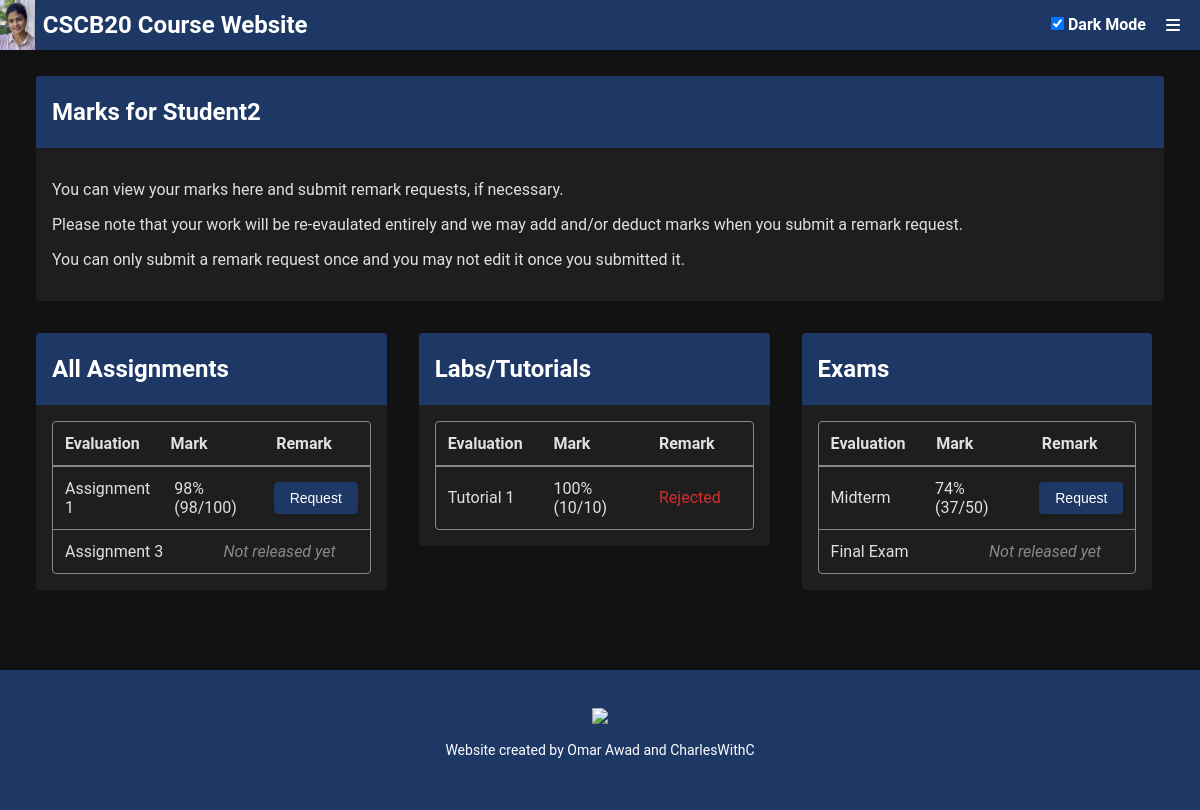
Screenshot of /grades (signed in) with the database file from the repository.
### src/app.py (models this page shows, shortened)
class Mark(db.Model):
    __tablename__ = 'marks'
    markId = db.Column(db.Integer, primary_key=True)
    userId = db.Column(db.Integer, db.ForeignKey('users.userId', ondelete='CASCADE'), nullable=False)
    markGroupId = db.Column(db.Integer, db.ForeignKey('markGroups.groupId', ondelete='CASCADE'), nullable=False)
    grade = db.Column(db.Integer, nullable=False)
    updatedAt = db.Column(db.Integer, nullable=False)
    remark_requests = db.relationship('RemarkRequest', backref='mark', lazy=True)

class MarkGroup(db.Model):
    __tablename__ = 'markGroups'
    groupId = db.Column(db.Integer, primary_key=True)
    title = db.Column(db.String(255), nullable=False)
    maxGrade = db.Column(db.Integer, nullable=False)
    createdAt = db.Column(db.Integer, nullable=False)
    releasedAt = db.Column(db.Integer, nullable=False)
    marks = db.relationship('Mark', backref='mark_group', lazy=True)
    remark_requests = db.relationship('RemarkRequest', backref='mark_group', lazy=True)

### src/app.py (the view, shortened to what this page needs)
@app.route('/grades')
def grades():
    if 'userId' not in session:
        return redirect(url_for('login', message="Please login to access the grades."))
    current_user_id = session.get('userId')
    current_time = int(time.time())
    if session.get('userInfo', {}).get('accountType') == 'stu':
        student_marks = db.session.query(Mark, MarkGroup, RemarkRequest)\
                            .join(MarkGroup, Mark.markGroupId == MarkGroup.groupId)\
                            .outerjoin(RemarkRequest, Mark.markId == RemarkRequest.markId)\
                            .filter(Mark.userId == current_user_id)\
                            .all()
        return render_template('grades_student.html', student_marks = student_marks, current_time = current_time)

### src/templates/grades_student.html (shortened to what this page needs)
{% extends 'base.html' %}
{% from 'components/grades_table_row_student.html' import grades_table_row_student %}
{% from 'components/modal_regrade_request.html' import modal_regrade_request %}
{% block content %}
<div class="main-container">
    <div class="flex-container">
        <div class="no-flex">
            <div class="container">
                <div class="container-header">
                    <h2>Marks for {{ session['userInfo']['displayName'] }}</h2>
                </div>
                <div class="container-content">
                    <p>You can view your marks here and submit remark requests, if necessary.</p>
                    <p>Please note that your work will be re-evaulated entirely and we may add and/or deduct marks when you submit a remark request.</p>
                    <p>You can only submit a remark request once and you may not edit it once you submitted it.</p>
                </div>
            </div>
        </div>
    </div>
    <div class="contain-33 flex-container">
        <div class="flex-33">
            <div class="container">
                <div class="container-header">
                    <h2>All Assignments</h2>
                </div>
                <div class="container-content">
                    <div class="grades-table">
                        <div class="table-header">
                            <div class="header-cell">Evaluation</div>
                            <div class="header-cell">Mark</div>
                            <div class="header-cell">Remark</div>
                        </div>
                        {% for mark in student_marks %}
                            {% if ("assignment" in mark[1].title.lower()) %}
                                {{ grades_table_row_student(mark, current_time) }}
                            {% endif %}
                        {% endfor %}
                    </div>
                </div>
            </div>
        </div>
        <div class="flex-33">
            <div class="container">
                <div class="container-header">
                    <h2>Labs/Tutorials</h2>
                </div>
                <div class="container-content">
                    <div class="grades-table">
                        <div class="table-header">
                            <div class="header-cell">Evaluation</div>
                            <div class="header-cell">Mark</div>
                            <div class="header-cell">Remark</div>
                        </div>
                        {% for mark in student_marks %}
                            {% if ("lab" in mark[1].title.lower() or "tutorial" in mark[1].title.lower()) %}
                                {{ grades_table_row_student(mark, current_time) }}
                            {% endif %}
                        {% endfor %}
                    </div>
                </div>
            </div>
        </div>
        <div class="flex-33">
            <div class="container">
                <div class="container-header">
                    <h2>Exams</h2>
                </div>
                <div class="container-content">
                    <div class="grades-table">
                        <div class="table-header">
                            <div class="header-cell">Evaluation</div>
                            <div class="header-cell">Mark</div>
                            <div class="header-cell">Remark</div>
                        </div>
                        {% for mark in student_marks %}
                            {% if ("exam" in mark[1].title.lower() or "midterm" in mark[1].title.lower() or "final" in mark[1].title.lower()) %}
                                {{ grades_table_row_student(mark, current_time) }}
                            {% endif %}
                        {% endfor %}
                    </div>
                </div>
            </div>
        </div>
    </div>
</div>
{% endblock %}

### src/templates/base.html (shortened to what this page needs)
<!DOCTYPE html>
<html>
<head>
    <link rel="stylesheet" type="text/css" href="{{ url_for('static', filename='css/styles.css') }}">
    <link rel="stylesheet" type="text/css"
        href="https://cdnjs.cloudflare.com/ajax/libs/font-awesome/6.7.2/css/all.min.css">
</head>
<body>
    <header>
        <div class="header-title">
            <img src="{{ url_for('static', filename='images/purva.png')}}" alt="Purva Gawde">
            <h1><a href="/">CSCB20 Course Website</a></h1>
        </div>
        <div class="header-control">
            <div class="theme-toggle">
                <label for="theme-toggle">
                    <input type="checkbox" id="theme-toggle">
                    Dark Mode
                </label>
            </div>
            <div>
                <nav class="menu">
                    <a class="menu-control-button" href="#"><i class="fa-solid fa-bars"></i></a>
                </nav>
            </div>
        </div>
    </header>
    {% block content %}{% endblock %}
    <footer>
        <a rel="noreferrer" target="_blank" href="https://web.cs.utoronto.ca">
            <img
                src="https://images.squarespace-cdn.com/content/v1/5c8e9a223560c34f9070706f/a580ab2c-54b5-48a3-9434-fb405f29a57e/CSC-Reverse-60-height.png?format=1500w" />
        </a>
        <p>Website created by Omar Awad and <a rel="noreferrer" target="_blank"
                href="https://charlws.com">CharlesWithC</a></p>
    </footer>
</body>
</html>
</html>

### src/templates/components/grades_table_row_student.html
{% macro grades_table_row_student(mark, current_time) %}
<div class="table-row">
    <div class="table-cell">{{ mark[1].title }}</div>
    {% if mark[1].releasedAt <= current_time %}
        <div class="table-cell">{{ 100 * mark[0].grade // mark[1].maxGrade }}% ({{ mark[0].grade }}/{{ mark[1].maxGrade }})</div>
    {% endif %}
    <div class="table-cell">
        {% if not mark[2] and mark[1].releasedAt <= current_time %}
        <button class="regrade-button" data-mark-id="{{ mark[0].markId }}" data-mark-group-title="{{ mark[1].title }}">Request</button>
        {% elif mark[2] and mark[2].status == 'Pending' %}
        <span class="muted">Requested (Pending)</span>
        {% elif mark[2] and mark[2].status == 'Approved' %}
        <span class="success-message">Approved</span>
        {% elif mark[2] and mark[2].status == 'Rejected' %}
        <span class="error-message">Rejected</span>
        {% else %}
        <span class="muted">Not released yet</span>
        {% endif %}
    </div>
</div>
{% endmacro %}

### src/static/css/styles.css (style rules this page uses)
:root { --body-background: #ECF0F3; --body-color: #0d0d0d; --container-background: white; --dropdown-hover-color: #0d0d0d; --dropdown-hover-background: #f0f0f0; }
[data-theme="dark"] { --body-background: #121212; --body-color: #e0e0e0; --container-background: #1e1e1e; --dropdown-hover-color: #e0e0e0; --dropdown-hover-background: #333; }
body { font-family: 'Roboto', sans-serif; padding: 0; margin: 0; background-color: var(--body-background); color: var(--body-color); }
a { text-decoration: none; color: #4e8dc5; }
header { position: fixed; top: 0; left: 0; width: 100%; height: 50px; z-index: 999; background-color: #1E3866; color: white; display: flex; justify-content: space-between; align-items: center; }
header a { color: white; }
.header-title { height: 50px; display: flex; align-items: center; gap: 8px; }
.header-control { display: flex; align-items: center; }
header img { height: 50px; }
header h1 { font-size: 24px; }
footer { width: calc(100% - 20px); height: 120px; padding: 10px; background-color: #1E3866; color: white; display: flex; flex-direction: column; align-items: center; justify-content: center; }
footer img { width: 300px; }
footer a { color: white; }
footer p { font-size: 14px; }
.theme-toggle { user-select: none; }
.menu { display: block; position: relative; margin-left: 10px; margin-right: 10px; }
.menu-control-button { color: white; margin-left: 10px; margin-right: 10px; }
.main-container { margin-top: 50px; padding: 10px 20px; color: #fae3e3; min-height: calc(100vh - 200px); }
.flex-container { display: flex; }
.no-flex { width: 100%; }
.flex-33 { width: 33%; }
.container { margin: 16px; border-radius: 4px; animation: floatUp 0.8s ease-out forwards; opacity: 0; overflow: auto; background-color: var(--container-background); color: var(--body-color); }
.container-header { background-color: #1E3866; color: white; padding: 2px 16px; }
.container-content { padding: 16px; }
button { border-radius: 4px; padding: 8px 16px; font-size: 14px; border: none; box-shadow: 0 2px 5px rgba(0, 0, 0, 0.1); background-color: #1E3866; color: white; cursor: pointer; }
input, select, textarea { border-radius: 4px; padding: 8px 16px; font-size: 14px; border: none; box-shadow: 0 2px 5px rgba(0, 0, 0, 0.1); margin: 8px 0 12px 0; color: var(--body-color); background-color: var(--body-background); }
label { font-weight: bold; }
.error-message { color: #d32f2f; }
.grades-table { display: flex; flex-direction: column; border: 1px solid #888; border-radius: 4px; overflow: scroll; }
.table-header { display: flex; font-weight: bold; border-bottom: 2px solid #888; }
.table-row { display: flex; border-bottom: 1px solid #888; }
.table-row:last-child { border-bottom: none; }
.header-cell, .table-cell { flex: 1; padding: 12px; display: flex; align-items: center; }
.muted { color: #888; font-style: italic; }

### rows the page displays
Mark: title "Assignment 1", 100*mark[0].grade//mark[1].maxGrade "98", grade "98", maxGrade "100"
Mark: title "Assignment 3"
Mark: title "Tutorial 1", 100*mark[0].grade//mark[1].maxGrade "100", grade "10", maxGrade "10"
Mark: title "Midterm", 100*mark[0].grade//mark[1].maxGrade "74", grade "37", maxGrade "50"
Mark: title "Final Exam"

### other values shown
{{ session['userInfo']['displayName'] }} "Student2"
